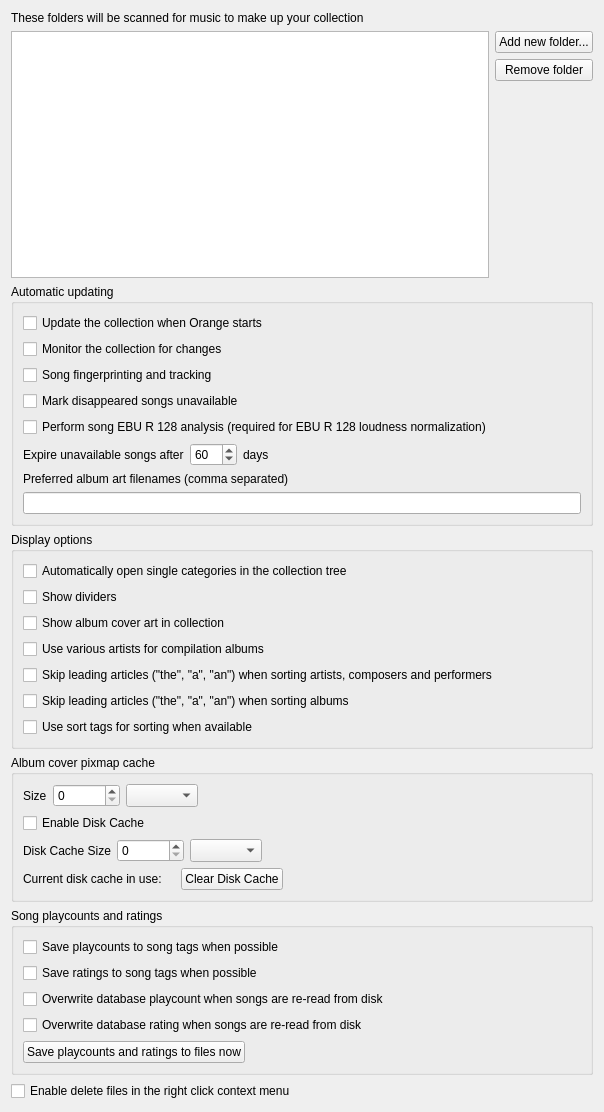
<?xml version="1.0" encoding="UTF-8"?>
<ui version="4.0">
 <class>CollectionSettingsPage</class>
 <widget class="QWidget" name="CollectionSettingsPage">
  <property name="geometry">
   <rect>
    <x>0</x>
    <y>0</y>
    <width>604</width>
    <height>1112</height>
   </rect>
  </property>
  <property name="windowTitle">
   <string>Collection</string>
  </property>
  <layout class="QVBoxLayout" name="layout_collectionsettingspage">
   <item>
    <widget class="QLabel" name="label_collection_folders">
     <property name="text">
      <string>These folders will be scanned for music to make up your collection</string>
     </property>
    </widget>
   </item>
   <item>
    <layout class="QHBoxLayout" name="layout_collection_folders">
     <item>
      <widget class="QListView" name="list">
       <property name="editTriggers">
        <set>QAbstractItemView::NoEditTriggers</set>
       </property>
       <property name="iconSize">
        <size>
         <width>16</width>
         <height>16</height>
        </size>
       </property>
       <property name="uniformItemSizes">
        <bool>true</bool>
       </property>
      </widget>
     </item>
     <item>
      <layout class="QVBoxLayout" name="layout_collection_folder_buttons">
       <item>
        <widget class="QPushButton" name="add_directory">
         <property name="text">
          <string>Add new folder...</string>
         </property>
         <property name="flat">
          <bool>false</bool>
         </property>
        </widget>
       </item>
       <item>
        <widget class="QPushButton" name="remove_directory">
         <property name="text">
          <string>Remove folder</string>
         </property>
        </widget>
       </item>
       <item>
        <spacer name="spacer_collection_buttons">
         <property name="orientation">
          <enum>Qt::Vertical</enum>
         </property>
         <property name="sizeHint" stdset="0">
          <size>
           <width>20</width>
           <height>40</height>
          </size>
         </property>
        </spacer>
       </item>
      </layout>
     </item>
    </layout>
   </item>
   <item>
    <widget class="QGroupBox" name="groupbox_updating">
     <property name="title">
      <string>Automatic updating</string>
     </property>
     <layout class="QVBoxLayout" name="layout_updating">
      <item>
       <widget class="QCheckBox" name="startup_scan">
        <property name="text">
         <string>Update the collection when Orange starts</string>
        </property>
       </widget>
      </item>
      <item>
       <widget class="QCheckBox" name="monitor">
        <property name="text">
         <string>Monitor the collection for changes</string>
        </property>
       </widget>
      </item>
      <item>
       <widget class="QCheckBox" name="song_tracking">
        <property name="text">
         <string>Song fingerprinting and tracking</string>
        </property>
       </widget>
      </item>
      <item>
       <widget class="QCheckBox" name="mark_songs_unavailable">
        <property name="text">
         <string>Mark disappeared songs unavailable</string>
        </property>
       </widget>
      </item>
      <item>
       <widget class="QCheckBox" name="song_ebur128_loudness_analysis">
        <property name="text">
         <string>Perform song EBU R 128 analysis (required for EBU R 128 loudness normalization)</string>
        </property>
       </widget>
      </item>
      <item>
       <widget class="QWidget" name="widget" native="true">
        <layout class="QHBoxLayout" name="horizontalLayout_2">
         <property name="leftMargin">
          <number>0</number>
         </property>
         <property name="topMargin">
          <number>0</number>
         </property>
         <property name="rightMargin">
          <number>0</number>
         </property>
         <property name="bottomMargin">
          <number>0</number>
         </property>
         <item>
          <widget class="QLabel" name="label_expire_unavailable_songs_after">
           <property name="sizePolicy">
            <sizepolicy hsizetype="Fixed" vsizetype="Preferred">
             <horstretch>0</horstretch>
             <verstretch>0</verstretch>
            </sizepolicy>
           </property>
           <property name="text">
            <string>Expire unavailable songs after</string>
           </property>
          </widget>
         </item>
         <item>
          <widget class="QSpinBox" name="expire_unavailable_songs_days">
           <property name="maximum">
            <number>365</number>
           </property>
           <property name="value">
            <number>60</number>
           </property>
          </widget>
         </item>
         <item>
          <widget class="QLabel" name="label_expire_unavailable_songs_days">
           <property name="sizePolicy">
            <sizepolicy hsizetype="Fixed" vsizetype="Preferred">
             <horstretch>0</horstretch>
             <verstretch>0</verstretch>
            </sizepolicy>
           </property>
           <property name="text">
            <string>days</string>
           </property>
          </widget>
         </item>
         <item>
          <spacer name="spacer_expire_unavailable_songs">
           <property name="orientation">
            <enum>Qt::Horizontal</enum>
           </property>
           <property name="sizeHint" stdset="0">
            <size>
             <width>40</width>
             <height>20</height>
            </size>
           </property>
          </spacer>
         </item>
        </layout>
       </widget>
      </item>
      <item>
       <widget class="QLabel" name="label_preferred_cover_filenames">
        <property name="text">
         <string>Preferred album art filenames (comma separated)</string>
        </property>
       </widget>
      </item>
      <item>
       <widget class="QLineEdit" name="cover_art_patterns">
        <property name="toolTip">
         <string>When looking for album art Orange will first look for picture files that contain one of these words.
If there are no matches then it will use the largest image in the directory.</string>
        </property>
       </widget>
      </item>
     </layout>
    </widget>
   </item>
   <item>
    <widget class="QGroupBox" name="groupbox_display">
     <property name="title">
      <string>Display options</string>
     </property>
     <layout class="QVBoxLayout" name="layout_display">
      <item>
       <widget class="QCheckBox" name="auto_open">
        <property name="text">
         <string>Automatically open single categories in the collection tree</string>
        </property>
       </widget>
      </item>
      <item>
       <widget class="QCheckBox" name="show_dividers">
        <property name="text">
         <string>Show dividers</string>
        </property>
       </widget>
      </item>
      <item>
       <widget class="QCheckBox" name="pretty_covers">
        <property name="text">
         <string>Show album cover art in collection</string>
        </property>
       </widget>
      </item>
      <item>
       <widget class="QCheckBox" name="various_artists">
        <property name="text">
         <string>Use various artists for compilation albums</string>
        </property>
       </widget>
      </item>
      <item>
       <widget class="QCheckBox" name="checkbox_skip_articles_for_artists">
        <property name="text">
         <string>Skip leading articles (&quot;the&quot;, &quot;a&quot;, &quot;an&quot;) when sorting artists, composers and performers</string>
        </property>
       </widget>
      </item>
      <item>
       <widget class="QCheckBox" name="checkbox_skip_articles_for_albums">
        <property name="text">
         <string>Skip leading articles (&quot;the&quot;, &quot;a&quot;, &quot;an&quot;) when sorting albums</string>
        </property>
       </widget>
      </item>
      <item>
       <widget class="QCheckBox" name="checkbox_use_sort_tags">
        <property name="text">
         <string>Use sort tags for sorting when available</string>
        </property>
       </widget>
      </item>
     </layout>
    </widget>
   </item>
   <item>
    <widget class="QGroupBox" name="groupbox_albumcovercache">
     <property name="title">
      <string>Album cover pixmap cache</string>
     </property>
     <layout class="QVBoxLayout" name="verticalLayout">
      <item>
       <layout class="QGridLayout" name="layout_cache_size">
        <item row="0" column="2">
         <widget class="QSpinBox" name="spinbox_cache_size">
          <property name="sizePolicy">
           <sizepolicy hsizetype="Minimum" vsizetype="Preferred">
            <horstretch>0</horstretch>
            <verstretch>0</verstretch>
           </sizepolicy>
          </property>
          <property name="maximumSize">
           <size>
            <width>80</width>
            <height>16777215</height>
           </size>
          </property>
          <property name="maximum">
           <number>1048576</number>
          </property>
         </widget>
        </item>
        <item row="0" column="0">
         <widget class="QLabel" name="label_cache_size">
          <property name="sizePolicy">
           <sizepolicy hsizetype="Minimum" vsizetype="Preferred">
            <horstretch>0</horstretch>
            <verstretch>0</verstretch>
           </sizepolicy>
          </property>
          <property name="text">
           <string>Size</string>
          </property>
         </widget>
        </item>
        <item row="0" column="3">
         <widget class="QComboBox" name="combobox_cache_size">
          <property name="sizePolicy">
           <sizepolicy hsizetype="Minimum" vsizetype="Preferred">
            <horstretch>0</horstretch>
            <verstretch>0</verstretch>
           </sizepolicy>
          </property>
         </widget>
        </item>
        <item row="0" column="4">
         <spacer name="spacer_cache_size">
          <property name="orientation">
           <enum>Qt::Horizontal</enum>
          </property>
          <property name="sizeHint" stdset="0">
           <size>
            <width>0</width>
            <height>0</height>
           </size>
          </property>
         </spacer>
        </item>
       </layout>
      </item>
      <item>
       <layout class="QHBoxLayout" name="layout_disk_cache">
        <item>
         <widget class="QCheckBox" name="checkbox_disk_cache">
          <property name="text">
           <string>Enable Disk Cache</string>
          </property>
         </widget>
        </item>
        <item>
         <spacer name="spacer_disk_cache">
          <property name="orientation">
           <enum>Qt::Horizontal</enum>
          </property>
          <property name="sizeHint" stdset="0">
           <size>
            <width>0</width>
            <height>0</height>
           </size>
          </property>
         </spacer>
        </item>
       </layout>
      </item>
      <item>
       <layout class="QGridLayout" name="layout_disk_cache_size">
        <item row="0" column="0">
         <widget class="QLabel" name="label_disk_cache_size">
          <property name="sizePolicy">
           <sizepolicy hsizetype="Minimum" vsizetype="Preferred">
            <horstretch>0</horstretch>
            <verstretch>0</verstretch>
           </sizepolicy>
          </property>
          <property name="text">
           <string>Disk Cache Size</string>
          </property>
         </widget>
        </item>
        <item row="0" column="2">
         <widget class="QComboBox" name="combobox_disk_cache_size">
          <property name="sizePolicy">
           <sizepolicy hsizetype="Minimum" vsizetype="Preferred">
            <horstretch>0</horstretch>
            <verstretch>0</verstretch>
           </sizepolicy>
          </property>
         </widget>
        </item>
        <item row="0" column="1">
         <widget class="QSpinBox" name="spinbox_disk_cache_size">
          <property name="sizePolicy">
           <sizepolicy hsizetype="Minimum" vsizetype="Preferred">
            <horstretch>0</horstretch>
            <verstretch>0</verstretch>
           </sizepolicy>
          </property>
          <property name="maximumSize">
           <size>
            <width>80</width>
            <height>16777215</height>
           </size>
          </property>
          <property name="maximum">
           <number>1048576</number>
          </property>
         </widget>
        </item>
        <item row="0" column="4">
         <spacer name="spacer_disk_cache_size">
          <property name="orientation">
           <enum>Qt::Horizontal</enum>
          </property>
          <property name="sizeHint" stdset="0">
           <size>
            <width>0</width>
            <height>0</height>
           </size>
          </property>
         </spacer>
        </item>
       </layout>
      </item>
      <item>
       <layout class="QHBoxLayout" name="horizontalLayout">
        <item>
         <widget class="QLabel" name="label_disk_cache_in_use">
          <property name="text">
           <string>Current disk cache in use:</string>
          </property>
         </widget>
        </item>
        <item>
         <widget class="QLabel" name="disk_cache_in_use">
          <property name="text">
           <string/>
          </property>
         </widget>
        </item>
        <item>
         <widget class="QPushButton" name="button_clear_disk_cache">
          <property name="sizePolicy">
           <sizepolicy hsizetype="Minimum" vsizetype="Preferred">
            <horstretch>0</horstretch>
            <verstretch>0</verstretch>
           </sizepolicy>
          </property>
          <property name="text">
           <string>Clear Disk Cache</string>
          </property>
         </widget>
        </item>
        <item>
         <spacer name="spacer_disk_cache_in_use">
          <property name="orientation">
           <enum>Qt::Horizontal</enum>
          </property>
          <property name="sizeHint" stdset="0">
           <size>
            <width>0</width>
            <height>0</height>
           </size>
          </property>
         </spacer>
        </item>
       </layout>
      </item>
     </layout>
    </widget>
   </item>
   <item>
    <widget class="QGroupBox" name="groupbox_song_playcounts_and_ratings">
     <property name="title">
      <string>Song playcounts and ratings</string>
     </property>
     <layout class="QVBoxLayout" name="verticalLayout_3">
      <item>
       <widget class="QCheckBox" name="checkbox_save_playcounts">
        <property name="text">
         <string>Save playcounts to song tags when possible</string>
        </property>
       </widget>
      </item>
      <item>
       <widget class="QCheckBox" name="checkbox_save_ratings">
        <property name="text">
         <string>Save ratings to song tags when possible</string>
        </property>
       </widget>
      </item>
      <item>
       <widget class="QCheckBox" name="checkbox_overwrite_playcount">
        <property name="text">
         <string>Overwrite database playcount when songs are re-read from disk</string>
        </property>
       </widget>
      </item>
      <item>
       <widget class="QCheckBox" name="checkbox_overwrite_rating">
        <property name="text">
         <string>Overwrite database rating when songs are re-read from disk</string>
        </property>
       </widget>
      </item>
      <item>
       <layout class="QHBoxLayout" name="layout_statistics_button">
        <item>
         <widget class="QPushButton" name="button_save_stats">
          <property name="text">
           <string>Save playcounts and ratings to files now</string>
          </property>
         </widget>
        </item>
        <item>
         <spacer name="spacer_save_stats">
          <property name="orientation">
           <enum>Qt::Horizontal</enum>
          </property>
          <property name="sizeHint" stdset="0">
           <size>
            <width>40</width>
            <height>20</height>
           </size>
          </property>
         </spacer>
        </item>
       </layout>
      </item>
     </layout>
    </widget>
   </item>
   <item>
    <widget class="QCheckBox" name="checkbox_delete_files">
     <property name="text">
      <string>Enable delete files in the right click context menu</string>
     </property>
    </widget>
   </item>
  </layout>
 </widget>
 <tabstops>
  <tabstop>list</tabstop>
  <tabstop>add_directory</tabstop>
  <tabstop>remove_directory</tabstop>
  <tabstop>startup_scan</tabstop>
  <tabstop>monitor</tabstop>
  <tabstop>song_tracking</tabstop>
  <tabstop>mark_songs_unavailable</tabstop>
  <tabstop>song_ebur128_loudness_analysis</tabstop>
  <tabstop>expire_unavailable_songs_days</tabstop>
  <tabstop>cover_art_patterns</tabstop>
  <tabstop>auto_open</tabstop>
  <tabstop>show_dividers</tabstop>
  <tabstop>pretty_covers</tabstop>
  <tabstop>various_artists</tabstop>
  <tabstop>checkbox_skip_articles_for_artists</tabstop>
  <tabstop>checkbox_skip_articles_for_albums</tabstop>
  <tabstop>spinbox_cache_size</tabstop>
  <tabstop>combobox_cache_size</tabstop>
  <tabstop>checkbox_disk_cache</tabstop>
  <tabstop>spinbox_disk_cache_size</tabstop>
  <tabstop>combobox_disk_cache_size</tabstop>
  <tabstop>button_clear_disk_cache</tabstop>
  <tabstop>checkbox_save_playcounts</tabstop>
  <tabstop>checkbox_save_ratings</tabstop>
  <tabstop>checkbox_overwrite_playcount</tabstop>
  <tabstop>checkbox_overwrite_rating</tabstop>
  <tabstop>button_save_stats</tabstop>
  <tabstop>checkbox_delete_files</tabstop>
 </tabstops>
 <resources/>
 <connections/>
</ui>
